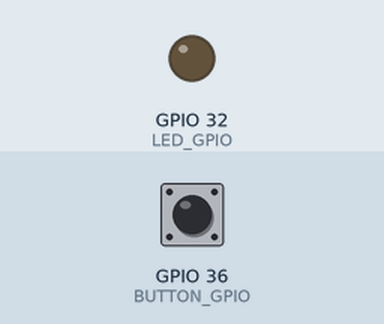
This sketch was run on a simulated ESP32. Shown: output pins drawn as LEDs (lit = HIGH). The inputs (shaded band) are chosen by the test bench; at power-on: GPIO 36 (BUTTON_GPIO) LOW. Pins used as bus, display or sensor lines are not drawn.

Above: at 1.2 s.
1.3 s: GPIO 36 (BUTTON_GPIO) pulled HIGH for 0.15 s
At 1.37 s:
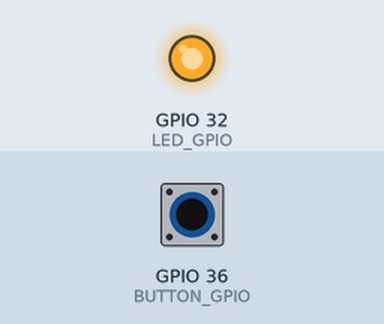
2.9 s: GPIO 36 (BUTTON_GPIO) pulled HIGH for 3.2 s
At 6.8 s:
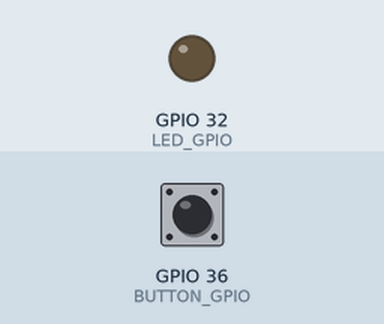
Timing chart, 0 to 8.3 s (numbered marks = the images above; inputs shaded):
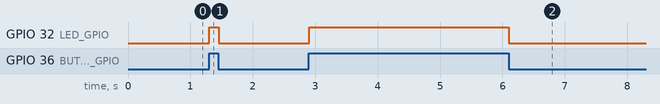

Measured:
- after the input at 1.3 s, GPIO 32 (LED_GPIO): LOW → HIGH at once, → LOW 0.15 s later
- after the input at 2.9 s, GPIO 32 (LED_GPIO): LOW → HIGH at once, → LOW 3.2 s later

The sketch:

PushButton.ino
```cpp
const int vcc = 12;
const int LED_GPIO = 32;
const int BUTTON_GPIO = 36;

int buttonState = 0;

void setup() {
  // put your setup code here, to run once:
  Serial.begin(9600);

  pinMode(vcc, OUTPUT);
  pinMode(LED_GPIO, OUTPUT);
  pinMode(BUTTON_GPIO, INPUT);

  digitalWrite(vcc, HIGH);
}

void loop() {
  // put your main code here, to run repeatedly:

  buttonState = digitalRead(BUTTON_GPIO);

  if(buttonState == HIGH)
    digitalWrite(LED_GPIO, HIGH);
  else
    digitalWrite(LED_GPIO, LOW);
}
```
